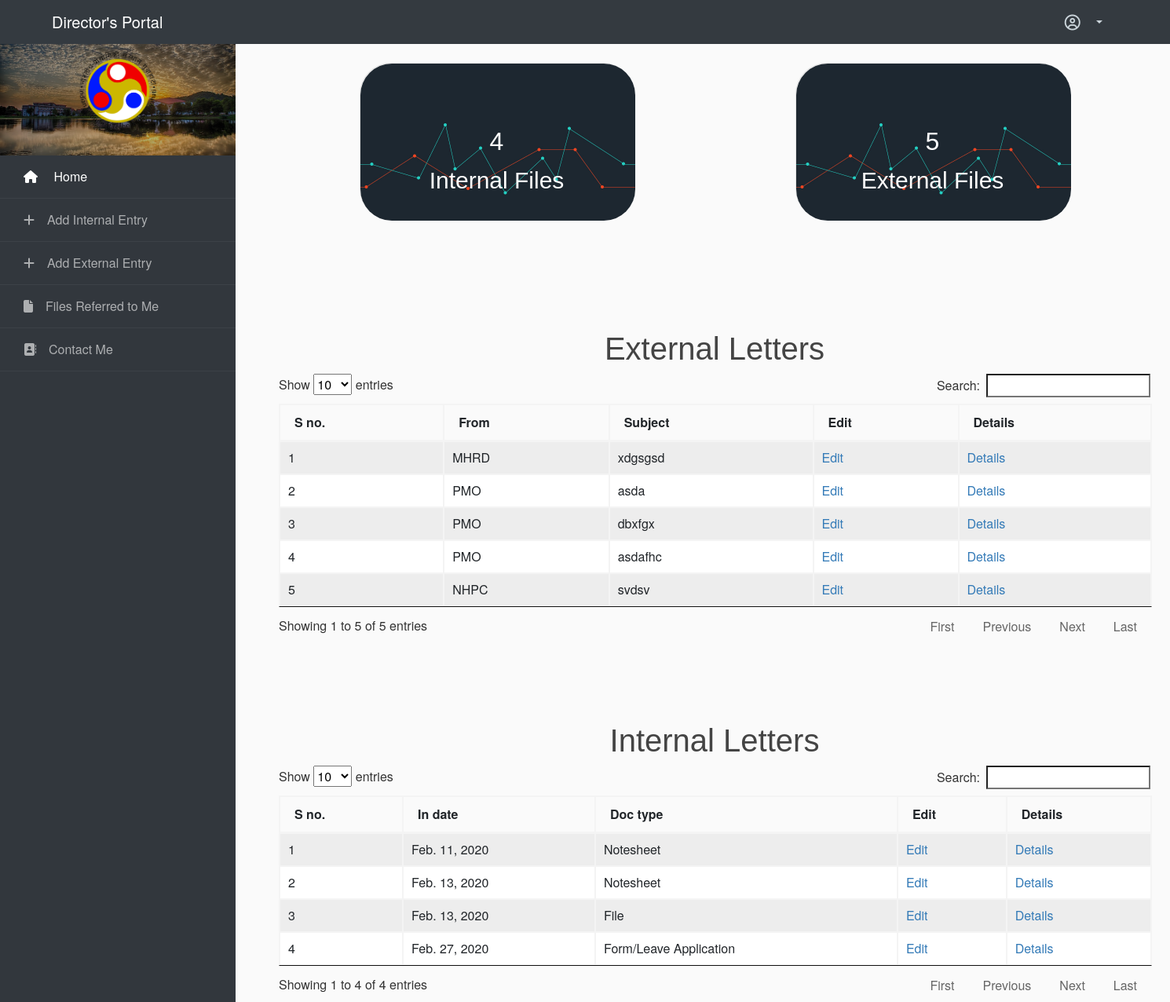
The app's page / (signed in) with its own data.
### home/models.py (models this page shows)
class external_letter(models.Model):
    def number():
        no = external_letter.objects.count()
        if no == None:
            return 1
        else:
            return no + 1
    si_no = models.IntegerField(default=number)
    receipt_date = models.DateField(default=datetime.date(datetime.now()))
    From = models.CharField(max_length=1,choices=external_from_choices)
    subject = models.CharField(max_length=50)
    marked_to = models.CharField(max_length=100)
    action_needed = models.CharField(max_length=300)
    file = models.CharField(max_length=100)
    referred_to = models.ForeignKey(User, related_name='re',blank=True,null=True, on_delete = models.CASCADE)
    remarks = models.CharField(max_length=500)

class internal_letter(models.Model):
    def number():
        no = internal_letter.objects.count()
        if no == None:
            return 1
        else:
            return no + 1
    si_no = models.IntegerField(default=number)
    in_date = models.DateField(default=datetime.date(datetime.now()))
    doc_type = models.CharField(max_length=1,choices=doc_type_choices)
    reference = models.CharField(max_length=50)
    From = models.CharField(max_length=1,choices=internal_from_choices)
    out_date = models.DateField()
    to = models.CharField(max_length=1,choices=internal_from_choices)
    subject = models.CharField(max_length=50)
    remarks = models.CharField(max_length=500)
    referred_to = models.ForeignKey(User, related_name='ri',blank=True,null=True, on_delete = models.CASCADE)

### home/views.py (the view)
# urls.py: 2. Add a URL to urlpatterns:  path('', views.home, name='home')
@login_required
def home(request):
	context = {
               'external_letters':external_letter.objects.all().order_by('si_no'),
               'internal_letters':internal_letter.objects.all().order_by('si_no'),
               'title':'Home'
               }
	return render(request,'home/home.html',context )

### home/templates/home/home.html
{% extends "home/layout.html" %}
{% load crispy_forms_tags %}
{% block content %}
{% load static %}
	<div class ='container' style="margin-left: 340px;">
		<div class="cards-list">
<div class="card 1">
  <div class="card_image"> <img src="{% static 'home/graph-background.jpg' %}" /> </div>
  <div class="card_title title-white">
  	<h2 style="color: white">{{ internal_letters.count }}</h2>
    <p>Internal Files</p>
  </div>
</div>
<div class="card 1">
  <div class="card_image"> <img src="{% static 'home/graph-background.jpg' %}" /> </div>
  <div class="card_title title-white">
  	<h2 style="color: white">{{ external_letters.count }}</h2>
    <p>External Files</p>
  </div>
</div>
</div>
<h1 class="text-center" style="margin-top: 100px;">External Letters</h1>
<table id="tdtd" class="table table-striped table-bordered table-sm" cellspacing="0" width="100%">
  <thead>
    <tr>
      <th class="th-sm">S no.
      </th>
      <th class="th-sm">From
      </th>
      <th class="th-sm">Subject
      </th>
      <th class="th-sm">Edit
      </th>
      <th class="th-sm">Details</th>
    </tr>
  </thead>
  <tbody>
    {% if external_letters %}
		    {% for external_letter in external_letters %}
		    <tr>
		      <td>{{external_letter.si_no}}</td>
		      <td>{{external_letter.get_From_display}}</td>
		      <td>{{external_letter.subject}}</td>
		      <td><a href="{% url 'edit_external' external_letter.id %}">Edit</a></td>
          <td><a href="{% url 'detail_external' external_letter.id %}">Details</a></td>
		    </tr>
		    {% endfor %}
		{% else %}
		    <tr><th colspan="4">No External Letters found</th></tr>
		{% endif %}
    </tbody>
</table>
<h1 class="text-center" style="margin-top: 100px;">Internal Letters</h1>
<table id="tdtd1" class="table table-striped table-bordered table-sm" cellspacing="0" width="100%">
  <thead>
    <tr>
      <th class="th-sm">S no.
      </th>
      <th class="th-sm">In date
      </th>
      <th class="th-sm">Doc type
      </th>
      <th class="th-sm">Edit
      </th>
      <th class="th-sm">Details</th>
    </tr>
  </thead>
  <tbody >
    {% if internal_letters %}
	    {% for internal_letter in internal_letters %}
	    <tr>
	      <td>{{internal_letter.si_no}}</td>
	      <td>{{internal_letter.in_date}}</td>
	      <td>{{internal_letter.get_doc_type_display}}</td>
	      <td><a href="{% url 'edit_internal' internal_letter.id %}">Edit</a></td>
        <td><a href="{% url 'detail_internal' internal_letter.id %}">Details</a></td>
	    </tr>
	    {% endfor %}
	    {% else %}
	    <tr><th colspan="4">No Internal Letters found</th></tr>
	    {% endif %}
	  </tbody>
</table>
	</div>
{% endblock content %}

### home/templates/home/layout.html (shortened to what this page needs)
{% load static %}
<!DOCTYPE html>
<html>
<head>
	<link rel="stylesheet" href="https://stackpath.bootstrapcdn.com/font-awesome/4.7.0/css/font-awesome.min.css">
	<link rel="stylesheet" href="{% static 'home/style.css' %}">
  <link rel="stylesheet" href="{% static 'home/table.css' %}">
    <link rel="stylesheet" href="https://maxcdn.bootstrapcdn.com/bootstrap/4.0.0/css/bootstrap.min.css">
    <link rel="stylesheet" type="text/css" href="{% static 'home/main.css' %}">
</head>
<body>
 	<header class="site-header">
    <nav class="navbar navbar-expand-md navbar-dark fixed-top bg-dark">
    	<a href="{% url 'home' %}" class="navbar-brand" style="margin-left: 50px;">Director's Portal</a>
      <div class="container">
        <div class="collapse navbar-collapse" id="navbarCollapse">
          <ul class="navbar-nav justify-content-end">
            {% if user.is_authenticated %}
              <li class="nav-item dropdown">
                <a class="nav-link dropdown-toggle" data-toggle="dropdown" href="#" role="button" aria-haspopup="true" aria-expanded="false">
                  {% if user.avatar %}
                    <img src="{{ user.avatar }}" class="rounded-circle align-self-center mr-2" style="width: 32px;">
                  {% else %}
                    <i class="far fa-user-circle fa-lg rounded-circle align-self-center mr-2" style="width: 32px;"></i>
                  {% endif %}
                </a>
              </li>
            {% endif %}
          </ul>
        </div>
      </div>
    </nav>
	</header>
	{% if user.is_authenticated %}
			<nav id="sidebar" class="" style="
    position:fixed;
    ">
	  		<div class="img bg-wrap text-center py-4" style="background-image: url({% static 'home/bg_1.jpg' %});">
	  			<div class="user-logo">
	  				<div class="img" style="background-image: url({% static 'home/logo.jpg' %});"></div>
	  			</div>
	  		</div>
        <ul class="list-unstyled components mb-5">
          <li class="{% if request.resolver_match.view_name == 'home' %} active{% endif %}">
            <a href="{% url 'home' %}"><span class="fa fa-home mr-3"></span> Home</a>
          </li>
          <li class="{% if request.resolver_match.view_name == 'internal_letter_form' %} active{% endif %}">
            <a href="{% url 'internal_letter_form' %}"><i class="fas fa-plus mr-3"></i>Add Internal Entry</a>
          </li>
          <li class="{% if request.resolver_match.view_name == 'external_letter_form' %} active{% endif %}">
            <a href="{% url 'external_letter_form' %}"><i class="fas fa-plus mr-3"></i>Add External Entry</a>
          </li>
          <li class="{% if request.resolver_match.view_name == 'files_referred' %} active{% endif %}">
             <a href="{% url 'files_referred' %}"><i class="fa fa-file mr-3" aria-hidden="true"></i>Files Referred to Me</a>
          </li>
          <li>
             <a href="#"><i class="fas fa-address-book mr-3"></i>Contact Me</a>
          </li>
        </ul>
    	</nav>
{% endif %}
{% block content %}{% endblock %}
</body>
</html>

### home/static/home/table.css (style rules this page uses)
table.dataTable { width:100%;margin:0 auto;clear:both;border-collapse:separate;border-spacing:0 }
table.dataTable thead th,table.dataTable tfoot th { font-weight:bold }
table.dataTable thead th,table.dataTable thead td { padding:10px 18px;border-bottom:1px solid #111 }
table.dataTable thead .sorting,table.dataTable thead .sorting_asc,table.dataTable thead .sorting_desc,table.dataTable thead .sorting_asc_disabled,table.dataTable thead .sorting_desc_disabled { cursor:pointer;*cursor:hand;background-repeat:no-repeat;background-position:center right }
table.dataTable thead .sorting { background-image:url("../images/sort_both.png") }
table.dataTable thead .sorting_asc { background-image:url("../images/sort_asc.png") }
table.dataTable tbody tr { background-color:#ffffff }
table.dataTable tbody th,table.dataTable tbody td { padding:8px 10px }
table.dataTable.no-footer { border-bottom:1px solid #111 }
table.dataTable,table.dataTable th,table.dataTable td { box-sizing:content-box }

### records on screen
external_letter: si_no "1", From "MHRD", subject "xdgsgsd"
external_letter: si_no "2", From "PMO", subject "asda"
external_letter: si_no "3", From "PMO", subject "dbxfgx"
external_letter: si_no "4", From "PMO", subject "asdafhc"
external_letter: si_no "5", From "NHPC", subject "svdsv"
internal_letter: si_no "1", in_date "Feb. 11, 2020", doc_type "Notesheet"
internal_letter: si_no "2", in_date "Feb. 13, 2020", doc_type "Notesheet"
internal_letter: si_no "3", in_date "Feb. 13, 2020", doc_type "File"
internal_letter: si_no "4", in_date "Feb. 27, 2020", doc_type "Form/Leave Application"

### other values on screen
{{ internal_letters.count }} "4"
{{ external_letters.count }} "5"
